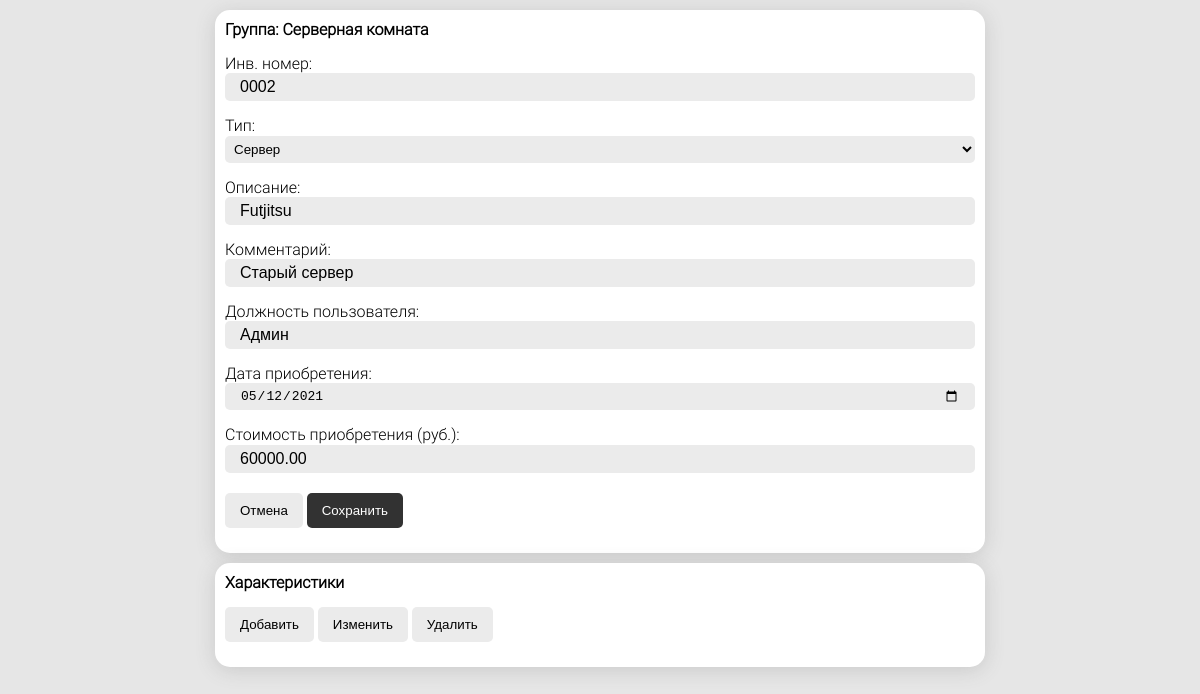
Page /equipment_card/2/ (signed in) on the earlier database version.
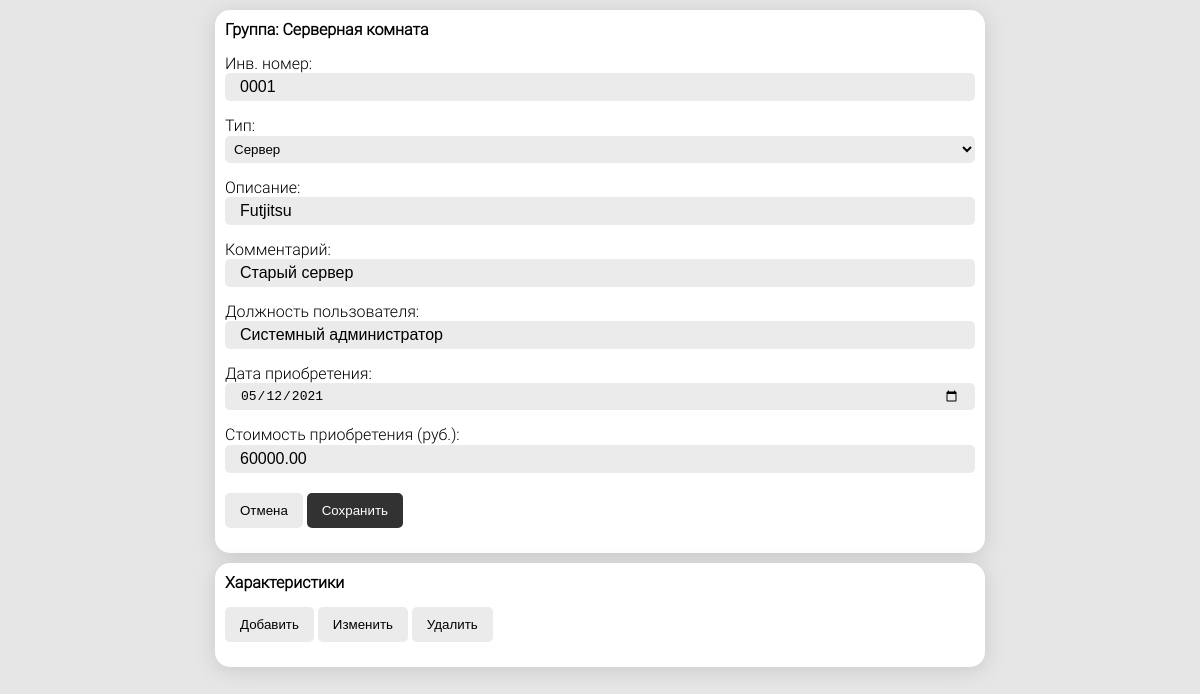
Same page on the later database version.
### main/models.py (models this page shows, shortened)
class EquipmentCard(models.Model):
    group = models.ForeignKey(Group, verbose_name='Группа', on_delete=models.CASCADE)
    equipment_type = models.ForeignKey('EquipmentType', verbose_name='Тип оборудования', on_delete=models.CASCADE)
    inv_number = models.CharField(max_length=100, verbose_name='Инвентарный номер', null=True, blank=True)
    title = models.CharField(max_length=1000, verbose_name='Описание', null=True, blank=True)
    comment = models.TextField(verbose_name='Комментарий', null=True, blank=True)
    worker = models.CharField(max_length=1000, verbose_name='Пользователь оборудования', null=True, blank=True)
    purchase_date = models.DateField(verbose_name='Дата приобретения', null=True, blank=True)
    price = models.DecimalField(max_digits=15, decimal_places=2, verbose_name='Стоимость', null=True, blank=True)
    class Meta:
        verbose_name = 'Учетная карточка'
        verbose_name_plural = 'Учетные карточки'

class Group(models.Model):
    title = models.CharField(max_length=1024, verbose_name='Наименование')
    user = models.ForeignKey(User, verbose_name='Пользователь', on_delete=models.CASCADE)
    group = models.ForeignKey(
        'self',
        verbose_name='Группа',
        related_name='child_groups',
        on_delete=models.CASCADE,
        null=True,
        blank=True,
        default=None
    )
    class Meta:
        verbose_name = 'Группа'
        verbose_name_plural = 'Группы'
        ordering = ['title']

### main/views.py (the view)
# urls.py: path('equipment_card/<int:card_id>/', equipment_card, name='equipment_card'),
@login_required
def equipment_card(request, card_id):
    user = request.user
    try:
        card = EquipmentCard.objects.get(pk=card_id)
    except EquipmentCard.DoesNotExist:
        return Http404()
    if card.group.user != user:
        return Http404()
    types = EquipmentType.objects.filter(user=user)
    context = {
        'equipment_card': card,
        'equipment_types': types
    }
    return render(request, 'main/equipment_card.html', context=context)

### main/templatetags/custom_filters.py (called while the page is built)
def dot(value):
    return str(value).replace(',', '.')

### templates/main/equipment_card.html (shortened to what this page needs)
{% extends 'main/base.html' %}
{% load static %}
{% load custom_filters %}
{% block style %}
    <link rel="stylesheet" href="{% static 'main/css/equipment_card.css' %}">
{% endblock %}
{% block content %}
    <div class="container" id="card_container">
        <form>
            <h1>
                Группа: {{ equipment_card.group.title }}
            </h1>
            <div>
                <label for="inv_number">Инв. номер:</label>
                <input type="text" id="inv_number" name="inv_number" value="{{ equipment_card.inv_number|default_if_none:"" }}">
            </div>
            <div>
                <label for="equipment_type">Тип:</label>
                <select name="equipment_type" id="equipment_type">
                    {% for equipment_type in equipment_types %}
                        {% if equipment_card.equipment_type.id == equipment_type.id %}
                            <option value="{{ equipment_type.id }}" selected>{{ equipment_type.title }}</option>
                        {% else %}
                            <option value="{{ equipment_type.id }}">{{ equipment_type.title }}</option>
                        {% endif %}
                    {% endfor %}
                </select>
            </div>
            <div>
                <label for="title">Описание:</label>
                <input type="text" id="title" name="title" value="{{ equipment_card.title|default_if_none:"" }}">
            </div>
            <div>
                <label for="comment">Комментарий:</label>
                <input type="text" id="comment" name="comment" value="{{ equipment_card.comment|default_if_none:"" }}">
            </div>
            <div>
                <label for="worker">Должность пользователя:</label>
                <input type="text" id="worker" name="worker" value="{{ equipment_card.worker|default_if_none:"" }}">
            </div>
            <div>
                <label for="purchase_date">Дата приобретения:</label>
                <input type="date"
                       id="purchase_date"
                       name="purchase_date"
                       value="{{ equipment_card.purchase_date|date:"Y-m-d" }}"
                >
            </div>
            <div>
                <label for="price">Стоимость приобретения (руб.):</label>
                <input type="text"
                       id="price"
                       name="price"
                       pattern="(\d{0,13})|(\d{0,13}\.\d{0,2})"
                       value="{{ equipment_card.price|default_if_none:""|dot }}"
                >
            </div>
            <div>
                <input type="button" value="Отмена">
                <input type="submit" value="Сохранить">
            </div>
        </form>
    </div>
    <div class="container" id="features_container">
        <h1>Характеристики</h1>
        <div>
            <input type="button" id="create_feature_btn" value="Добавить">
            <input type="button" id="edit_feature_btn" value="Изменить">
            <input type="button" id="remove_feature_btn" value="Удалить">
        </div>
    </div>
{% endblock %}

### templates/main/base.html (shortened to what this page needs)
{% load static %}
<!DOCTYPE html>
<html lang="ru">
<head>
    <link rel="stylesheet" href="{% static 'main/css/reset.css' %}">
    <link rel="stylesheet" href="{% static 'main/css/base.css' %}">
    {% block style %}
    {% endblock style %}
</head>
<body>
{% block content %}
{% endblock %}
</body>
</html>

### main/static/main/css/base.css (style rules this page uses)
body { background-color: rgb(230, 230, 230); padding: 10px; }
input[type=text], input[type=password], input[type=email], input[type=date] { padding: 5px 15px; outline: none; border: none; background-color: rgb(235, 235, 235); border-radius: 5px; font-size: 1em; width: 100%; box-sizing: border-box; }
input[type=submit], input[type=button] { padding: 10px 15px; border: none; cursor: pointer; border-radius: 5px; }
input[type=submit] { background-color: rgb(50, 50, 50); color: white; margin-top: 5px; }
input[type=button] { background-color: rgb(235, 235, 235); color: black; }
select { width: 100%; padding: 5px; border: none; outline: none; border-radius: 5px; background-color: rgb(235, 235, 235); }

### main/static/main/css/equipment_card.css (style rules this page uses)
.container { max-width: 750px; margin: auto; padding: 10px; background-color: white; box-shadow: 0 3px 20px rgba(90, 90, 90, 0.2); border-radius: 15px; overflow: auto; font-family: "Roboto Light", Arial, SansSerif; }
.container:not(:first-child) { margin-top: 10px; }
.container div, dialog div { margin: 15px 0; }

Differences in the rows shown:
changed EquipmentCard "Futjitsu": inv_number "0002" → "0001"; worker "Админ" → "Системный администратор"
